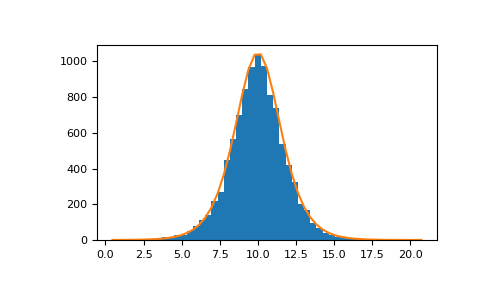

Reproduce this figure in Python.
# Draw samples from the distribution:

loc, scale = 10, 1
s = np.random.logistic(loc, scale, 10000)
import matplotlib.pyplot as plt
count, bins, ignored = plt.hist(s, bins=50)

# #   plot against distribution

def logist(x, loc, scale):
    return np.exp((loc-x)/scale)/(scale*(1+np.exp((loc-x)/scale))**2)
lgst_val = logist(bins, loc, scale)
plt.plot(bins, lgst_val * count.max() / lgst_val.max())
plt.show()
